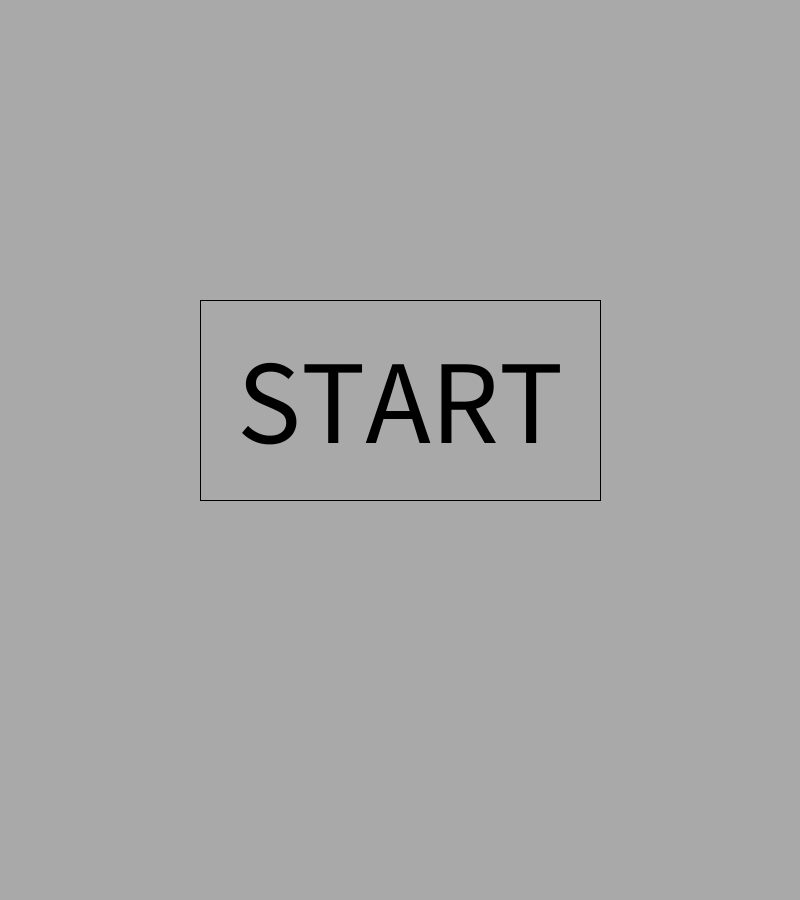
Frame 1 (no input)
Frame 60 (the mouse pressed at the canvas centre just before this capture): identical to frame 1, image omitted
Frame 120 (the mouse held since frame 60 and released just before this capture): identical to frame 1, image omitted

The Processing sketch that drew this single still picture (run headless with seeded random() and noise(); from frame 60 on, the mouse is pressed at the canvas centre):

// Processing sketch: aknakereso
// ── aknakereso.pde
boolean[][] bomba= new boolean[8][8];
boolean[][] lenyomva= new boolean[8][8];
boolean[][] zaszlo= new boolean[8][8];
boolean[][] beszinezett= new boolean[8][8];
boolean kezdes=false;
int bombaszam=0;
int lenyomott=0;
int deathTimer=-1;
int winTimer=-2;

void setup()
{
  // surface.setTitle("Aknakereső");
  size (800, 900);
  background(169);
  noFill();
  rect(200,300,400,200);
  textSize (120);
  textAlign (CENTER, CENTER);
  fill(0);
  text("START",400,400);
  textSize(20);

  if (mouseX<=600 && mouseX>=200 && mouseY<=500 && mouseY>=300)
  {
    for (int i=0; i<=7; i++)
    {
      for (int j=0; j<=7; j++)
      {
        fill(144);
        rect(i*100+5, j*100+5, 90, 90);
        bomba [i][j]= randombool();
        zaszlo[i][j]=false;
        if (bomba [i][j] == true)
          bombaszam++;
        lenyomva[i][j]=false;

      }
    }
  }
  fill(0);
}

void mousePressed()
{
  if (mouseX<=790 && mouseX>=710 && mouseY<=890 && mouseY>=810)
  {
    kezdes=false;
    background(169);
    noFill();
    rect(200,300,400,200);
    textSize (120);
    textAlign (CENTER, CENTER);
    fill(0);
    text("START",400,400);
    textSize(20);
  }
  if (winTimer<0 && deathTimer<0)
    {
      if (kezdes==false)
      {
        if (mouseX<=600 && mouseX>=200 && mouseY<=500 && mouseY>=300)
        {
          background(169);
          fill(144);
          for (int i=0; i<=7; i++)
          {
            for (int j=0; j<=7; j++)
            {
              rect(i*100+5, j*100+5, 90, 90);
              bomba [i][j]= randombool();
              if (bomba [i][j] == true)
              bombaszam++;
              lenyomva[i][j]=false;
              beszinezett[i][j]=false;
              zaszlo[i][j]=false;
            }
          }
          kezdes=true;
          noFill();
          rect(710, 810, 80, 80);
          fill(0);
          text("R", 750, 850);
        }
      }
   else
   {
     for (int i=0; i<=7; i++)
        {
          for (int j=0; j<=7; j++)
          {
            if (mouseX<=i*100+95 && mouseX>=i*100+5 && mouseY<=j*100+95 && mouseY>=j*100+5)
            {
              if (bomba[i][j]==true)
              {
                fill(144);
                rect(i*100+5, j*100+5, 90, 90);
                fill(0);
                ellipse(i*100+50, j*100+50, 20, 20);
                fill(196);
                line(i*100+50, j*100+40, i*100+50, j*100+30);
                fill(255,0,0);
                ellipse(i*100+50, j*100+30, 5, 5);
                deathTimer = 120;
              }
              else
              {

                if (lenyomva[i][j]==false)
                {
                  lenyomott++;
                  fill(144);
                  rect(i*100+5, j*100+5, 90, 90);
                }
                lenyomva[i][j]=true;
                zaszlo[i][j]=false;
              }
            }
          }
        }
        if (lenyomott+bombaszam==64)
        {
          winTimer=180;
        }
    }
  }
}

void  keyPressed()
{
  for (int i=0; i<=7; i++)
    {
      for (int j=0; j<=7; j++)
      {
        if (mouseX<=i*100+95 && mouseX>=i*100+5 && mouseY<=j*100+95 && mouseY>=j*100+5)
        {
          if(lenyomva[i][j]==false)
          {
            if(zaszlo[i][j]==false)
            {
              line(i*100+50, j*100+20, i*100+50, j*100+80);
              triangle(i*100+50, j*100+65, i*100+25, j*100+80, i*100+75, j*100+80);
              fill(255,0,0);
              triangle(i*100+50, j*100+20, i*100+50, j*100+50, i*100+15, j*100+35);
              zaszlo[i][j]=true;
            }
            else
            {
           fill(144);
           rect(i*100+5, j*100+5, 90, 90);
           zaszlo[i][j]=false;
            }
           }
        }
      }
    }


}

void draw()
{
  if(kezdes==true)
  {
    if (deathTimer > 0)
    {
      textSize(100);
      text("BUMMMMMMM\n"+"Vesztettél", 400, 400);
      deathTimer--;
    }
    if (deathTimer == 0)
    {
      exit();
    }

    if (winTimer > 0)
    {
      textSize(200);
      text("Iziwin", 400, 400);
      winTimer--;
    }
    if (winTimer == 0)
    {
      exit();
    }

    for (int i=0; i<=7; i++)
    {
      for (int j=0; j<=7; j++)
      {
        if(lenyomva[i][j]==true)
        {
          textSize(20);
          if (korbebomba(i, j)==0)
            {
              kiurito(i, j);
              if(beszinezett[i][j]==false)
              {
                fill(169);
                rect(i*100+5, j*100+5, 90, 90);
                fill(0);
                beszinezett[i][j]=true;
              }
            }

        }
      }
    }
    fill(0);
  }
}

boolean randombool()
{
  float r= random(1);
  if (r<=0.125)
    return true;
  else
    return false;
}

int korbebomba(int i, int j)
{
  if (zaszlo[i][j]==true)
  {
    fill(144);
    rect(i*100+5, j*100+5, 90, 90);
    zaszlo[i][j]=false;
  }

  int korbebomba=0;
  for (int k=(i-1+abs(i-1))/2; k<=-(abs(i-6.5))+7.5; k++)
    for (int l=(j-1+abs(j-1))/2; l<=-(abs(j-6.5))+7.5; l++)
      if (bomba[k][l]==true)
        korbebomba++;

  if(korbebomba!=0)
  text(korbebomba, 100*i+50, 100*j+50);
  return korbebomba;
}


void kiurito (int i, int j)
{
  for (int k=(i-1+abs(i-1))/2; k<=-(abs(i-6.5))+7.5; k++)
    for (int l=(j-1+abs(j-1))/2; l<=-(abs(j-6.5))+7.5; l++)
      if (lenyomva[k][l]==false)
      {
        lenyomott++;
        lenyomva[k][l]=true;
        if (korbebomba(k, l)==0)
        kiurito(k,l);
      }
}
